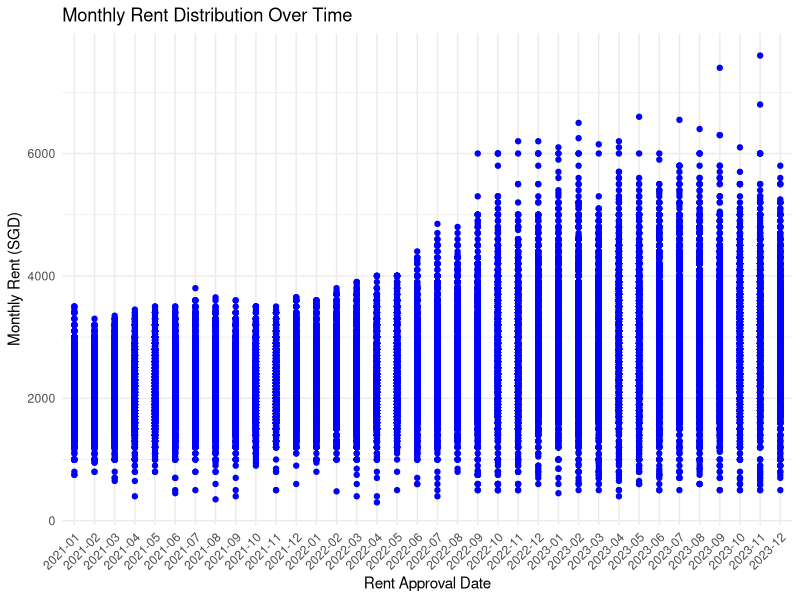

Write the R code that produced this figure.
# Load required libraries
library(readxl)
library(ggplot2)
library(dplyr)

# Read the data from Excel
rent_data <- read_excel("Raw Data/RentingOutofFlats.xlsx")

# Convert rent_approval_date to factor for correct ordering
rent_data$rent_approval_date <- as.factor(rent_data$rent_approval_date)

# Create the scatter plot
ggplot(rent_data, aes(x = rent_approval_date, y = monthly_rent)) +
  geom_point(color = "blue") +
  labs(title = "Monthly Rent Distribution Over Time",
       x = "Rent Approval Date",
       y = "Monthly Rent (SGD)") +
  theme_minimal() +
  theme(axis.text.x = element_text(angle = 45, hjust = 1))

  